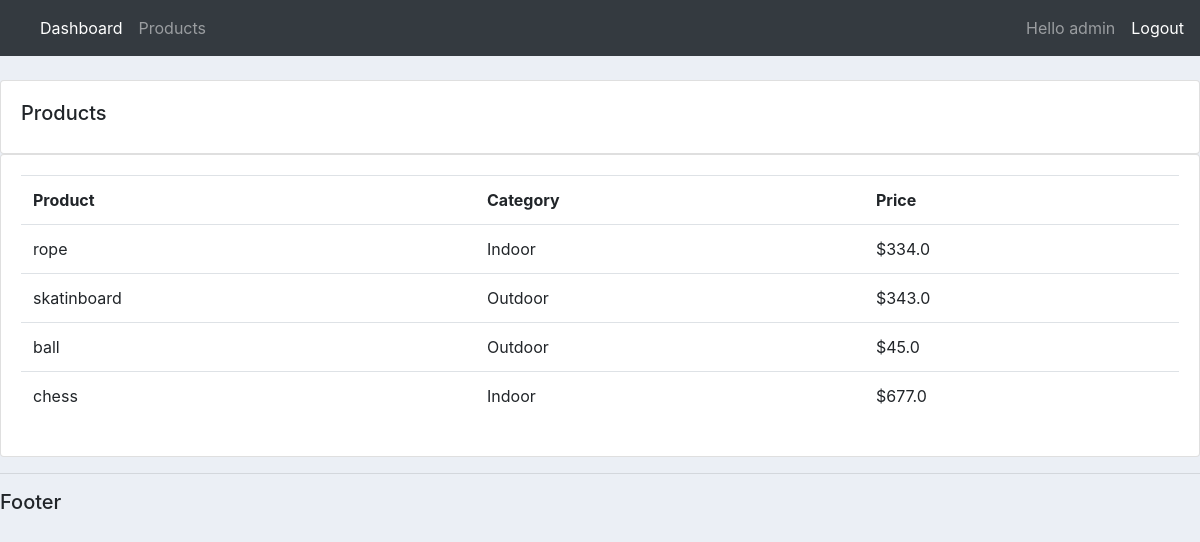
Screenshot of /products/ (signed in) with the database file from the repository.
### accounts/models.py (models this page shows, shortened)
class Product(models.Model):
    CATEGORY = (
        ('Indoor', 'Indoor'),
        ('Outdoor', 'Outdoor'),
    )
    name = models.CharField(max_length=200, null=True)
    price = models.FloatField(null=True)
    category = models.CharField(max_length=200, null=True, choices=CATEGORY)
    description = models.TextField(max_length=200, null=True, blank=True)
    date_created = models.DateTimeField(auto_now_add=True, null=True)

### accounts/decorators.py (the view)
        def wrapper_func(request, *args, **kwargs):
            group = None
            if request.user.groups.exists():
                group = request.user.groups.all()[0].name
            if group in allowed_roles:
                return view_func(request, *args, **kwargs)
            else:
                return HttpResponse("You are not authorized to view this page")

### accounts/views.py (called while the page is built)
@login_required(login_url='login')
@allowed_users(allowed_roles=['admin'])
def products(request):
    products = Product.objects.all()
    context = {'products':products}
    return render(request, 'accounts/product.html',context)

### accounts/templates/accounts/product.html
{% extends 'accounts/main.html' %}
{% block content %}
<br>
<div class="row">
	<div class="col-md">
		<div class="card card-body">
			<h5>Products</h5>
		</div>
		<div class="card card-body">
			<table class="table">
				<tr>
					<th>Product</th>
					<th>Category</th>
					<th>Price</th>
				</tr>
				{% for product in products %}
					<tr>
						<td>{{product.name}}</td>
						<td>{{product.category}}</td>
						<td>${{product.price}}</td>
					</tr>
				{% endfor %}
			</table>
		</div>
	</div>
</div>
{% endblock %}

### accounts/templates/accounts/navbar.html (shortened to what this page needs)
{% load static %}
<nav class="navbar navbar-expand-lg navbar-dark bg-dark">
  <div class="collapse navbar-collapse" id="navbarSupportedContent">
    <ul class="navbar-nav mr-auto">
      {% if request.user.is_staff %}
      <li class="nav-item active">
        <a class="nav-link" href="{% url 'dashboard' %}">Dashboard</a>
      </li>
      <li class="nav-item">
        <a class="nav-link" href="{% url 'products' %}">Products</a>
      </li>
      {% endif %}
    </ul>
    <span class="navbar-text ml-auto">
      Hello {{ request.user }}
    </span>
    <span class="navbar-text ml-3">
      <a href="{% url 'logout' %}">Logout</a>
    </span>
  </div>
</nav>

### static/css/main.css (style rules this page uses)
body { background-color: #ebeff5; }

### rows the page displays
Product: name "rope", category "Indoor", price "334.0"
Product: name "skatinboard", category "Outdoor", price "343.0"
Product: name "ball", category "Outdoor", price "45.0"
Product: name "chess", category "Indoor", price "677.0"

### other values shown
{{ request.user }} "admin"
